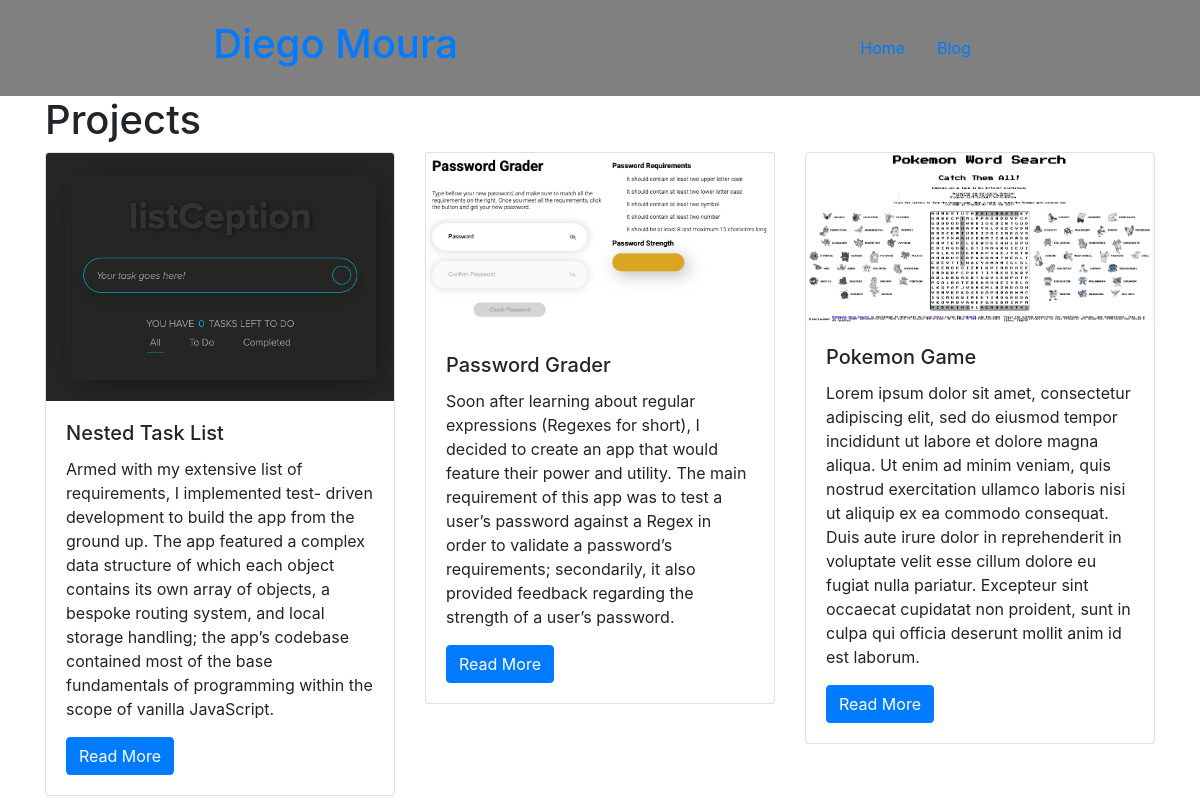
The page / on the database its author committed.
### projects/models.py (models this page shows, shortened)
class Projects(models.Model):
    title = models.CharField(max_length=100)
    description = models.TextField()
    technology = models.CharField(max_length=100)
    image = models.FilePathField(path=images_path)

### projects/views.py (the view)
# urls.py: path("", views.projects_index, name="projects_index"),
def projects_index(request):
    projects = Projects.objects.all()
    context = {
        'projects': projects
    }
    return render(request, 'projects_index.html', context)

### projects/templates/projects_index.html
{% extends "base.html" %}
{% load static %}
{% block page_content %}
<h1>Projects</h1>
<div class="row">
{% for project in projects %}
    <div class="col-md-4">
        <div class="card mb-2">
            <img class="card-img-top" src="{% static project.image %}">
            <div class="card-body">
                <h5 class="card-title">{{ project.title }}</h5>
                <p class="card-text">{{ project.description }}</p>
                <a href="{% url 'project_detail' project.pk %}"
                   class="btn btn-primary">
                    Read More
                </a>
            </div>
        </div>
    </div>
    {% endfor %}
</div>
{% endblock %}

### diegomouradev/templates/diegomouradev/base.html (shortened to what this page needs)
{% load static %}
<!DOCTYPE html>
<html lang="en">
    <head>
        <link rel="stylesheet" href="https://cdn.jsdelivr.net/npm/bootstrap@4.6.0/dist/css/bootstrap.min.css">
        <link rel="stylesheet" href="{% static 'diegomouradev/css/styles.css' %}">
    </head>
    <body>
        <header>
            <nav class="nav">
                <div class="nav-branding">
                    <a href="{% url 'projects_index' %}"><h1>Diego Moura</h1></a>
                </div>
                <ul class="nav-links">
                    <li class="nav-link"><a href="{% url 'projects_index' %}">Home</a></li>
                    <li class="nav-link"><a href="{% url 'blog_index' %}">Blog</a></li>
                </ul>
            </nav>
        </header>
        <main class="container">
            {% block page_content %}{% endblock %}
        </main>
    </body>
</html>

### diegomouradev/static/diegomouradev/css/styles.css (style rules this page uses)
.nav { background-color: grey; display: flex; justify-content: space-around; padding: 20px 40px; }
.nav-links { display: flex; flex-wrap: wrap; align-items: center; margin-bottom: 0px !important; }
.nav-link { list-style: none; }

### rows shown on the page
Projects: image (picture), title "Nested Task List", description "Armed with my extensive list of requirements, I implemented test- driven development to build the app from the ground up. The app featured a complex data structure of which each object contains its own array of objects, a bespoke routing system, and local storage handling; the app’s codebase contained most of the base fundamentals of programming within the scope of vanilla JavaScript."
Projects: image (picture), title "Password Grader", description "Soon after learning about regular expressions (Regexes for short), I decided to create an app that would feature their power and utility. The main requirement of this app was to test a user’s password against a Regex in order to validate a password’s requirements; secondarily, it also provided feedback regarding the strength of a user’s password."
Projects: image (picture), title "Pokemon Game", description "Lorem ipsum dolor sit amet, consectetur adipiscing elit, sed do eiusmod tempor incididunt ut labore et dolore magna aliqua. Ut enim ad minim veniam, quis nostrud exercitation ullamco laboris nisi ut aliquip ex ea commodo consequat. Duis aute irure dolor in reprehenderit in voluptate velit esse cillum dolore eu fugiat nulla pariatur. Excepteur sint occaecat cupidatat non proident, sunt in culpa qui officia deserunt mollit anim id est laborum."
